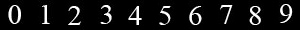
%> input picture Dataset/db.jpg, 300 x 30 px
$ octave '1206(A)_DigitRecognition.m'   (GNU Octave 9; MATLAB toolbox functions it lacks are replaced by stand-ins)
%> lines starting %> are read from the running program, lines starting %| are printed output that depends on the picture; in (x1, y1, x2, y2) boxes, pixels count from 0 and x2, y2 are one past the last pixel; in counts of white or black regions, pixels touching at a corner belong together; the program's own positions count from 1
%Student ID: 1603110201206
%Section: A
%Batch: 31st
clc;
close all;
template=imread('Dataset/db.jpg');
%> template is the input picture: size 30x300x3 uint8; min 0, max 255, mean 21.9
candidate=imread('Dataset/6.jpg');
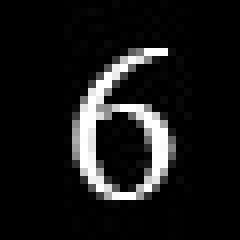
%> input picture Dataset/6.jpg, 30 x 30 px (shown 8 times larger)
%> candidate is the input picture: size 30x30x3 uint8; min 0, max 255, mean 24.2
template_gray=rgb2gray(template);
%template
candidate_gray=rgb2gray(candidate);
%candidate
level_template= graythresh(template_gray);
%> level_template = 0.424

bw_template= imbinarize(template_gray,level_template);
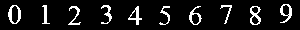
%> bw_template: size 30x300 logical; 9.3% white in thin lines or dots, all inside (x1, y1, x2, y2) = (8, 4, 292, 25)

level_candidate= graythresh(candidate_gray);
%> level_candidate = 0.443

bw_candidate= imbinarize(candidate_gray,level_candidate);
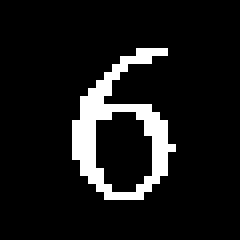
%> bw_candidate: size 30x30 logical (shown 8 times larger); 9.6% white in thin lines or dots, all inside (x1, y1, x2, y2) = (9, 6, 22, 25)

%bw_candidate
 x=0.0;
 y=0;
 z=0;
 c1=0;c2=0;col=1;j=1;

 %n_corr=[];
[rows1,cols1]=size(bw_template);
%> rows1 = 30; cols1 = 300
[rows,cols]=size(bw_candidate);
%> rows = 30; cols = 30
sum = 0;
%Finding the mean of the candidate
for i = 1:rows
    for n = 1:cols
        sum = sum + bw_candidate(i,n);
    end
end
%> after the loop, sum = 86
c_mean = sum/(rows*cols);
%> c_mean = 0.0956
k = cols1/cols;
%> k = 10
temp = 1;
for i=1:k
 sum = 0;
    %Finding the mean of the template
    for o = 1:rows1
        for p = temp:temp+29
            sum = sum + bw_template(o,p);
        end
    end
    t_mean = sum/(rows1*30);
 for c=(((i*30)+1)-30):(i*30)
    for r=1:rows
        x=x+((bw_candidate(r,col)-c_mean)*(bw_template(r,c)-t_mean));
        c1=c1+((bw_candidate(r,col)-c_mean)^2);
        c2=c2+((bw_template(r,c)-t_mean)^2);

    end
            col=col+1;
 end
 col=1;
y=sqrt(c1*c2);
z=(x/y);
n_corr(j)=z;
c1=0;
c2=0;
x=0;
j=j+1;
temp = temp + 30;
end
%> this loop made 10 passes
%> (t_mean, y, z) on passes 1 to 10: (0.121, 86.32, 0.447), (0.0722, 68.49, 0.0845), (0.0889, 75.3, 0.177), (0.0867, 74.44, 0.357), (0.101, 79.77, 0.355), (0.0767, 70.4, 0.404), (0.0956, 77.78, 1), (0.0656, 65.49, 0.0513), (0.113, 83.87, 0.468), (0.108, 82.05, 0.216)
%> after the loop, n_corr = [0.447 0.0845 0.177 0.357 0.355 0.404 1 0.0513 0.468 0.216]
fprintf("Value of NCC\n");
max = 0;
for i=1:k
    fprintf('%.2f\n',n_corr(i));
    if (n_corr(i) >= max)
        max = n_corr(i);
        loc = i;
    end
end
%> this loop made 10 passes
%> max on passes 1, 7: 0.447, 1
%| 0.45
%| 0.08
%| 0.18
%| 0.36
%| 0.35
%| 0.40
%| 1.00
%| 0.05
%> (further printed lines are left out)
ypeak = 30;
xpeak = loc*30;
%> xpeak = 210
yoffSet = ypeak-size(bw_candidate,1);
%> yoffSet = 0
xoffSet = xpeak-size(bw_candidate,2);
%> xoffSet = 180
subplot(2,1,1),imshow(bw_candidate);
title("Input Image");
subplot(2,1,2),imshow(bw_template);
title("Template");
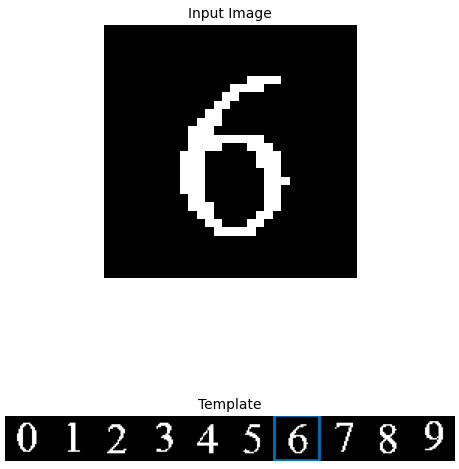
%> figure redrawn from the program's plot data, 2 panels
drawrectangle(gca,'Position',[xoffSet,yoffSet,size(bw_candidate,2),size(bw_candidate,1)], ...
    'FaceAlpha',0);
